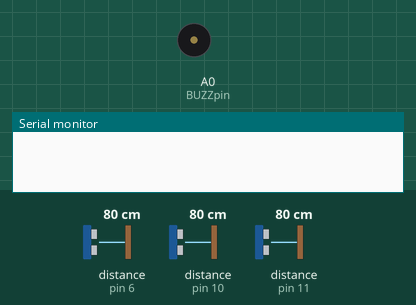
This sketch was run on a simulated Arduino Uno, built with avr-gcc and run on an emulated ATmega328P. Parts: buzzer (waves = sounding, pin HIGH), the last lines printed to the serial monitor. Wiring (from diagram.json): 3 × ultrasonic range finder: trigger pin 5, echo pin 6 / trigger pin 9, echo pin 10 / trigger pin 3, echo pin 11. Inputs (shaded band) come from the test bench; at power-on: distance to the obstacle (sensors on pin 6, pin 10, pin 11) 80 cm. The echo pulse lasts 58.3 µs per cm; pins used as bus, display or sensor lines are not drawn.

Above: at 1.2 s.
1.3 s: distance to the obstacle (sensor on pin 6) set to 34 cm
2.8 s: distance to the obstacle (sensor on pin 6) set to 28 cm
At 3.2 s:
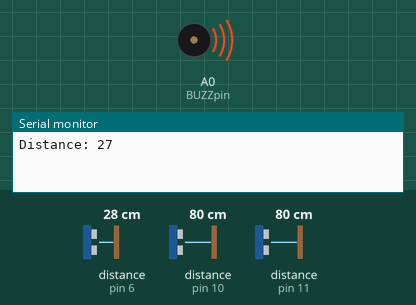
5.8 s: distance to the obstacle (sensor on pin 10) set to 2 cm
At 6.3 s:
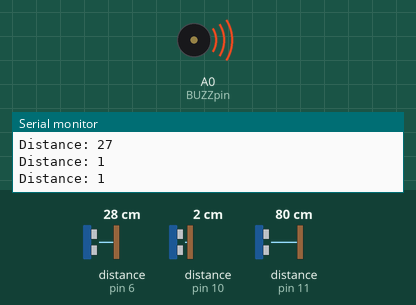
8.8 s: distance to the obstacle (sensor on pin 11) set to 9 cm
At 9.9 s:
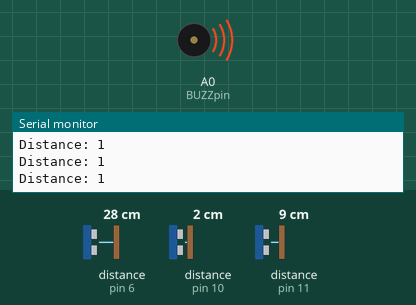
11.8 s: distance to the obstacle (sensor on pin 10) set to 18 cm
14.8 s: distance to the obstacle (sensor on pin 11) set to 18 cm
Timing chart, 0 to 17.8 s (numbered marks = the images above; inputs shaded):
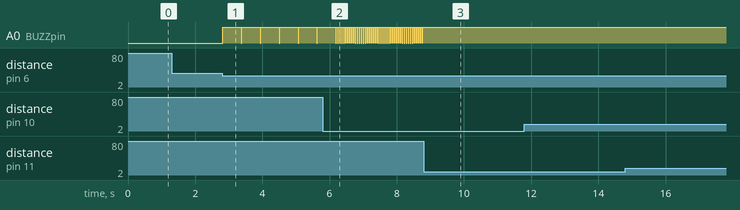

The sketch:

sketch.ino
```cpp
int trigpin1 = 5;
int echopin1 = 6;

int trigpin2 = 9;
int echopin2 = 10;

int trigpin3 = 3;
int echopin3 = 11;

int BUZZpin = A0;

void setup() {
  Serial.begin(9600);

  pinMode(trigpin1, OUTPUT);
  pinMode(echopin1, INPUT);

  pinMode(trigpin2, OUTPUT);
  pinMode(echopin2, INPUT);

  pinMode(trigpin3, OUTPUT);
  pinMode(echopin3, INPUT);

  pinMode(BUZZpin, OUTPUT);
  digitalWrite(BUZZpin, LOW);
}

void setFreq(int pwm, int delayTime) {
  analogWrite(BUZZpin, pwm);
  delay(delayTime);
  analogWrite(BUZZpin, 0);
}

long readDistance(int trig, int echo) {
  digitalWrite(trig, LOW);
  delayMicroseconds(2);

  digitalWrite(trig, HIGH);
  delayMicroseconds(10);

  digitalWrite(trig, LOW);

  long duration = pulseIn(echo, HIGH);
  long distance = (duration / 2) / 29.1;

  return distance;
}

void loop() {

  long distance1 = readDistance(trigpin1, echopin1);
  long distance2 = readDistance(trigpin2, echopin2);
  long distance3 = readDistance(trigpin3, echopin3);

  long distance = 1000;

  if (distance1 <= 30) distance = min(distance, distance1);
  if (distance2 <= 30) distance = min(distance, distance2);
  if (distance3 <= 30) distance = min(distance, distance3);

  if (distance != 1000) {

    Serial.print("Distance: ");
    Serial.println(distance);

    if (distance <= 5) {
      setFreq(255, 50);
    }
    else if (distance <= 10) {
      setFreq(230, 150);
    }
    else if (distance <= 15) {
      setFreq(205, 250);
    }
    else if (distance <= 20) {
      setFreq(180, 350);
    }
    else if (distance <= 25) {
      setFreq(155, 450);
    }
    else {
      setFreq(130, 550);
    }
  }
  else {
    analogWrite(BUZZpin, 0);
  }
}
```

Measured:
- the behaviour switches between 32 and 31 cm on distance to the obstacle (sensor on pin 6) (found by bisection; images 0 and 1)
- after the input at 1.3 s, every drawn part: stays the same
- after the input at 2.8 s, A0 (BUZZpin): alternates HIGH for 0.55 s and LOW for 0.01 s, starting at once
- after the input at 5.8 s, A0 (BUZZpin): alternates HIGH for 0.05 s and LOW for 0.01 s, starting after 0.45 s
- after the input at 8.8 s, A0 (BUZZpin): stops changing and stays HIGH
